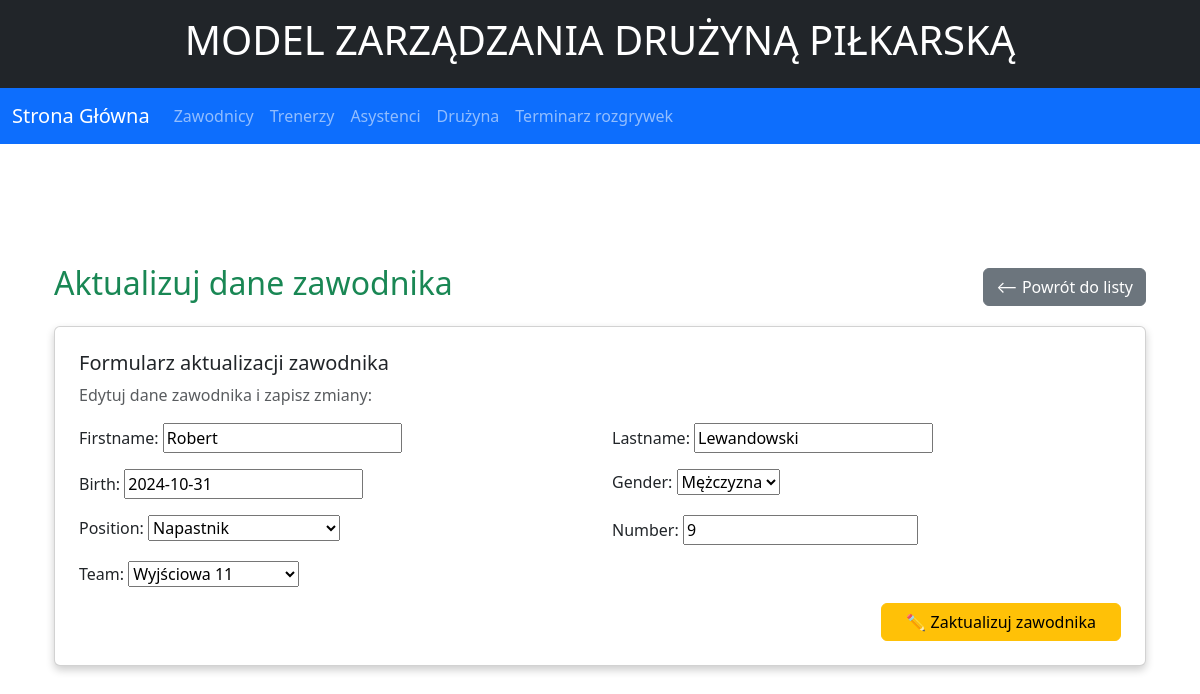
Page /player/9/change on the committed database.
### Legia/models.py (models this page shows, shortened)
class Player(models.Model):
    firstname = models.CharField(max_length=50)
    lastname = models.CharField(max_length=50)
    birth = models.DateField()
    gender = models.CharField(max_length=100, choices=PLEC, null=True)
    position = models.CharField(max_length=100, choices=POSITIONS)
    number = models.PositiveBigIntegerField()
    signing_date = models.DateTimeField(auto_now_add=True)
    team = models.ForeignKey(Team,related_name='players', null=True, blank=True, on_delete=models.CASCADE)
    class Meta:
        ordering = ['team','position']

### Legia/views.py (the view)
# urls.py: path('player/<int:id>/change', views.player_update, name='player-update'),
def player_update(request, id):
    try:
        player = Player.objects.get(id=id)
    except Player.DoesNotExist:
        raise Http404("Player not found")
    if request.method == 'POST':
        form = PlayerForm(request.POST, instance=player)
        if form.is_valid():
            player = form.save()
            return redirect('player-detail', player.id)
    else:
        form = PlayerForm(instance=player)
    return render(request, "Legia/player/update.html", {'form': form})

### Legia/forms.py
class PlayerForm(forms.ModelForm):
   class Meta:
     model = Player
     fields = '__all__'

### Legia/models.py (called while the page is built)
    def __str__(self):
        return f"{self.name}"

### Legia/templates/Legia/player/update.html (shortened to what this page needs)
{% extends "Legia/base.html" %}
{% block content %}
<div class="container mt-4">
    <div class="d-flex justify-content-between align-items-center mb-3">
        <h2 class="text-success">Aktualizuj dane zawodnika</h2>
        <a href="{% url 'player-list' %}" class="btn btn-secondary">⟵ Powrót do listy</a>
    </div>
    <div class="card p-4">
        <h5 class="card-title">Formularz aktualizacji zawodnika</h5>
        <p class="text-muted mb-3">Edytuj dane zawodnika i zapisz zmiany:</p>
        <form action="" method="post">
            <div class="row">
                <div class="col-md-6 mb-3">
                    {{ form.firstname.label_tag }}
                    {{ form.firstname }}
                </div>
                <div class="col-md-6 mb-3">
                    {{ form.lastname.label_tag }}
                    {{ form.lastname }}
                </div>
                <div class="col-md-6 mb-3">
                    {{ form.birth.label_tag }}
                    {{ form.birth }}
                </div>
                <div class="col-md-6 mb-3">
                    {{ form.gender.label_tag }}
                    {{ form.gender }}
                </div>
                <div class="col-md-6 mb-3">
                    {{ form.position.label_tag }}
                    {{ form.position }}
                </div>
                <div class="col-md-6 mb-3">
                    {{ form.number.label_tag }}
                    {{ form.number }}
                </div>
                <div class="col-md-6 mb-3">
                    {{ form.team.label_tag }}
                    {{ form.team }}
                </div>
            </div>
            <div class="d-flex justify-content-end">
                <button type="submit" class="btn btn-warning px-4">✏️ Zaktualizuj zawodnika</button>
            </div>
        </form>
    </div>
</div>
{% endblock %}

### Legia/static/css/Legia.css (style rules this page uses)
:root { --green: #1b612b; --red: #aa1625; --white: #ffffff; --black: #222427; }
body { font-family: Arial, sans-serif; background-color: #434343; }
a { color: var(--green); text-decoration: none; }
h1, h2, h3 { color: var(--black); }
.container { margin-top: 30px; }
.card { box-shadow: 0 4px 8px rgba(0, 0, 0, 0.2); border-radius: 10px; }

### rows in the picture
Player: firstname "Robert", lastname "Lewandowski", birth "2024-10-31", gender "Mężczyzna", position "Napastnik", number "9", team "Wyjściowa 11"
